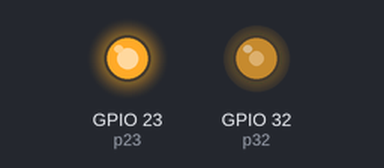
Recording of a program running on a simulated ESP32 board running MicroPython. Parts: output pins drawn as LEDs (lit = HIGH). At 10.0 s the program stops and its outputs stay as they are.

Above: at 0.1 s.
At 5.1 s:
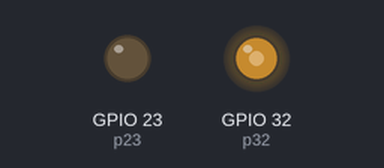
At 10.1 s:
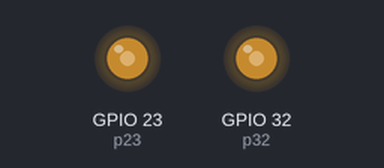
Timing chart, 0 to 11.5 s (numbered marks = the images above):
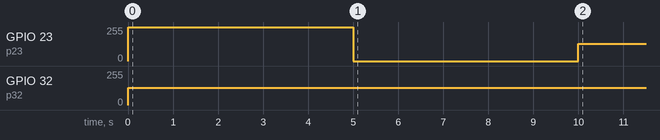

Measured:
- by itself, GPIO 23 (p23): 0/255 → 255/255 at 0.00 s, → 0/255 5.0 s later, → 128/255 5.0 s later
- by itself, GPIO 32 (p32): 0/255 → 128/255 at 0.00 s

The program:

motor32.py
```python
import machine
from time import sleep
#adc = machine.ADC(0) # enable analog 0 ADC reading


if True:
    p23 = machine.Pin(23)
    p32 = machine.Pin(32)
    pwm23 = machine.PWM(p23)
    pwm32 = machine.PWM(p32)


    #pwm23.freq(50)
    pwm23.duty(1023)


    sleep(5)

    #off
    pwm23.duty(0)
    #pwm32.duty(1023)

    sleep(5)

    pwm23.duty(512)
```
